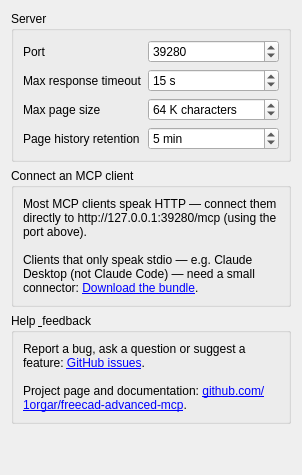
<?xml version="1.0" encoding="UTF-8"?>
<ui version="4.0">
 <class>MCPBridgePreferences</class>
 <widget class="QWidget" name="MCPBridgePreferences">
  <property name="windowTitle">
   <string>MCP Bridge</string>
  </property>
  <layout class="QVBoxLayout" name="pageLayout">
   <item>
    <widget class="QGroupBox" name="serverGroup">
     <property name="title">
      <string>Server</string>
     </property>
     <layout class="QFormLayout" name="formLayout">
      <item row="0" column="0">
       <widget class="QLabel" name="portLabel">
        <property name="text">
         <string>Port</string>
        </property>
       </widget>
      </item>
      <item row="0" column="1">
       <widget class="Gui::PrefSpinBox" name="portSpinBox">
        <property name="toolTip">
         <string>The port the MCP server listens on (127.0.0.1). Changes take effect next time you start the bridge.</string>
        </property>
        <property name="minimum">
         <number>1024</number>
        </property>
        <property name="maximum">
         <number>65535</number>
        </property>
        <property name="value">
         <number>39280</number>
        </property>
        <property name="prefEntry" stdset="0">
         <cstring>Port</cstring>
        </property>
        <property name="prefPath" stdset="0">
         <cstring>Mod/freecad-advanced-mcp</cstring>
        </property>
       </widget>
      </item>
      <item row="1" column="0">
       <widget class="QLabel" name="timeoutLabel">
        <property name="text">
         <string>Max response timeout</string>
        </property>
       </widget>
      </item>
      <item row="1" column="1">
       <widget class="Gui::PrefSpinBox" name="timeoutSpinBox">
        <property name="toolTip">
         <string>The maximum time a request waits for output before returning what it has so far. The client fetches any remaining output automatically.</string>
        </property>
        <property name="suffix">
         <string> s</string>
        </property>
        <property name="minimum">
         <number>1</number>
        </property>
        <property name="maximum">
         <number>600</number>
        </property>
        <property name="singleStep">
         <number>1</number>
        </property>
        <property name="value">
         <number>15</number>
        </property>
        <property name="prefEntry" stdset="0">
         <cstring>MaxResponseTimeoutSeconds</cstring>
        </property>
        <property name="prefPath" stdset="0">
         <cstring>Mod/freecad-advanced-mcp</cstring>
        </property>
       </widget>
      </item>
      <item row="2" column="0">
       <widget class="QLabel" name="pageSizeLabel">
        <property name="text">
         <string>Max page size</string>
        </property>
       </widget>
      </item>
      <item row="2" column="1">
       <widget class="Gui::PrefSpinBox" name="pageSizeSpinBox">
        <property name="toolTip">
         <string>The maximum size of a single page of output, in units of 1,024 characters (64 means 65,536). Larger output is split across multiple pages, fetched automatically via get_output_page.</string>
        </property>
        <property name="suffix">
         <string> K characters</string>
        </property>
        <property name="minimum">
         <number>1</number>
        </property>
        <property name="maximum">
         <number>10240</number>
        </property>
        <property name="singleStep">
         <number>1</number>
        </property>
        <property name="value">
         <number>64</number>
        </property>
        <property name="prefEntry" stdset="0">
         <cstring>MaxPageSize</cstring>
        </property>
        <property name="prefPath" stdset="0">
         <cstring>Mod/freecad-advanced-mcp</cstring>
        </property>
       </widget>
      </item>
      <item row="3" column="0">
       <widget class="QLabel" name="retentionLabel">
        <property name="text">
         <string>Page history retention</string>
        </property>
       </widget>
      </item>
      <item row="3" column="1">
       <widget class="Gui::PrefSpinBox" name="retentionSpinBox">
        <property name="toolTip">
         <string>How long a finished job's output pages remain readable via get_output_page before being discarded.</string>
        </property>
        <property name="suffix">
         <string> min</string>
        </property>
        <property name="minimum">
         <number>1</number>
        </property>
        <property name="maximum">
         <number>1440</number>
        </property>
        <property name="singleStep">
         <number>1</number>
        </property>
        <property name="value">
         <number>5</number>
        </property>
        <property name="prefEntry" stdset="0">
         <cstring>MaxHistoryRetentionMinutes</cstring>
        </property>
        <property name="prefPath" stdset="0">
         <cstring>Mod/freecad-advanced-mcp</cstring>
        </property>
       </widget>
      </item>
     </layout>
    </widget>
   </item>
   <item>
    <widget class="QGroupBox" name="clientGroup">
     <property name="title">
      <string>Connect an MCP client</string>
     </property>
     <layout class="QVBoxLayout" name="clientLayout">
      <item>
       <widget class="QLabel" name="clientNote">
        <property name="textFormat">
         <enum>Qt::RichText</enum>
        </property>
        <property name="text">
         <string>Most MCP clients speak HTTP — connect them directly to http://127.0.0.1:39280/mcp (using the port above).&lt;br/&gt;&lt;br/&gt;Clients that only speak stdio — e.g. Claude Desktop (not Claude Code) — need a small connector: &lt;a href="https://github.com/1orgar/freecad-advanced-mcp/releases/latest/download/freecad-advanced-mcp.mcpb"&gt;Download the bundle&lt;/a&gt;.</string>
        </property>
        <property name="wordWrap">
         <bool>true</bool>
        </property>
        <property name="openExternalLinks">
         <bool>true</bool>
        </property>
       </widget>
      </item>
     </layout>
    </widget>
   </item>
   <item>
    <widget class="QGroupBox" name="helpGroup">
     <property name="title">
      <string>Help &amp; feedback</string>
     </property>
     <layout class="QVBoxLayout" name="helpLayout">
      <item>
       <widget class="QLabel" name="helpNote">
        <property name="textFormat">
         <enum>Qt::RichText</enum>
        </property>
        <property name="text">
         <string>Report a bug, ask a question or suggest a feature: &lt;a href="https://github.com/1orgar/freecad-advanced-mcp/issues"&gt;GitHub issues&lt;/a&gt;.&lt;br/&gt;&lt;br/&gt;Project page and documentation: &lt;a href="https://github.com/1orgar/freecad-advanced-mcp"&gt;github.com/1orgar/freecad-advanced-mcp&lt;/a&gt;.</string>
        </property>
        <property name="wordWrap">
         <bool>true</bool>
        </property>
        <property name="openExternalLinks">
         <bool>true</bool>
        </property>
       </widget>
      </item>
     </layout>
    </widget>
   </item>
   <item>
    <spacer name="verticalSpacer">
     <property name="orientation">
      <enum>Qt::Vertical</enum>
     </property>
     <property name="sizeHint" stdset="0">
      <size>
       <width>20</width>
       <height>40</height>
      </size>
     </property>
    </spacer>
   </item>
  </layout>
 </widget>
 <customwidgets>
  <customwidget>
   <class>Gui::PrefSpinBox</class>
   <extends>QSpinBox</extends>
   <header>Gui/PrefWidgets.h</header>
  </customwidget>
 </customwidgets>
 <resources/>
 <connections/>
</ui>
